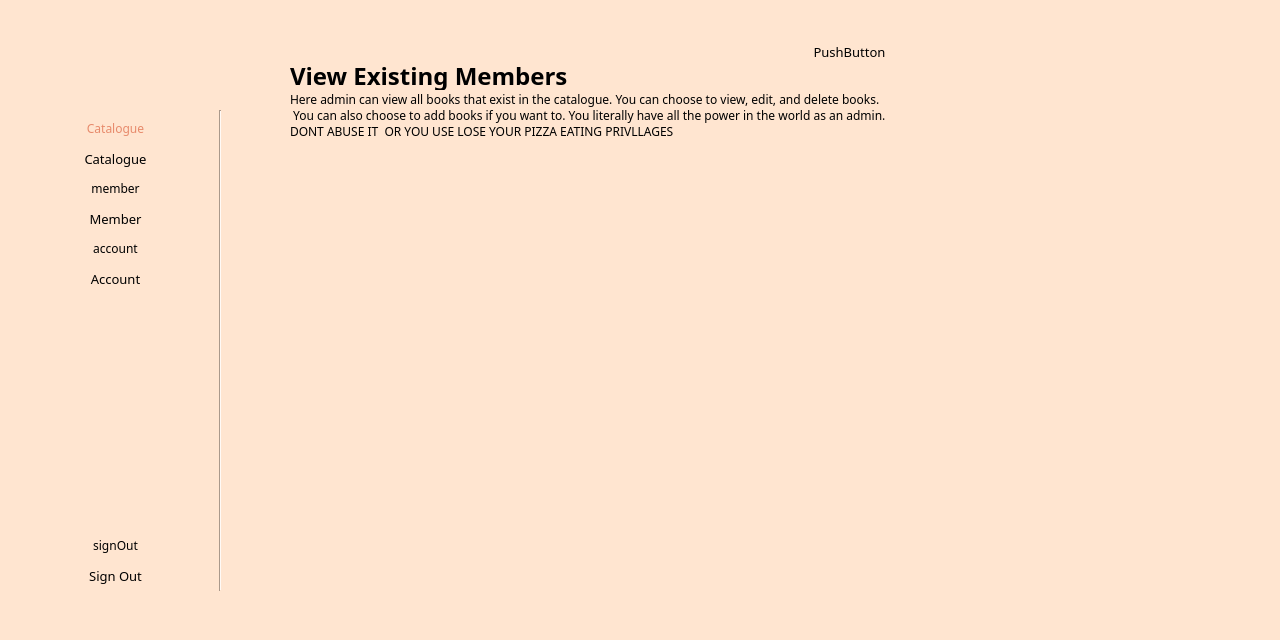
<?xml version="1.0" encoding="UTF-8"?>
<ui version="4.0">
 <class>adminMemberCatalogue</class>
 <widget class="QMainWindow" name="adminMemberCatalogue">
  <property name="geometry">
   <rect>
    <x>0</x>
    <y>0</y>
    <width>1280</width>
    <height>640</height>
   </rect>
  </property>
  <property name="minimumSize">
   <size>
    <width>1280</width>
    <height>640</height>
   </size>
  </property>
  <property name="maximumSize">
   <size>
    <width>1280</width>
    <height>640</height>
   </size>
  </property>
  <property name="windowTitle">
   <string>MainWindow</string>
  </property>
  <widget class="QWidget" name="centralwidget">
   <property name="styleSheet">
    <string notr="true">QWidget{
	background: #FFE5D0;
	font-family: Montserrat;
}

QLineEdit {
	border: 1px solid;
	border-radius: 15px;
	border-color: #e5e5e5;
	background-color: palette(base);
	padding: 0px 5px;
	font-size: 13px;
}

QPushButton {
	border-radius: 15px; 
	font-size: 13px;
	height: 31px; 
}</string>
   </property>
   <widget class="QScrollArea" name="scrollArea">
    <property name="geometry">
     <rect>
      <x>260</x>
      <y>140</y>
      <width>1011</width>
      <height>471</height>
     </rect>
    </property>
    <property name="styleSheet">
     <string notr="true">QScrollArea {
	border: none;
}
</string>
    </property>
    <property name="widgetResizable">
     <bool>true</bool>
    </property>
    <widget class="QWidget" name="scrollAreaWidgetContents">
     <property name="geometry">
      <rect>
       <x>0</x>
       <y>0</y>
       <width>1011</width>
       <height>471</height>
      </rect>
     </property>
     <property name="styleSheet">
      <string notr="true">QWidget {
	background-color: #FFE5D0;
	/*border: none;*/
}

QGridLayout {
	/*border: none;*/
}

QPushButton {
	margin-right: 10px; 
	height: 31px; 
	/*max-width: 100px; */
}
</string>
     </property>
     <layout class="QHBoxLayout" name="horizontalLayout">
      <item>
       <layout class="QGridLayout" name="gridLayout_3"/>
      </item>
     </layout>
    </widget>
   </widget>
   <widget class="QPushButton" name="pushButton">
    <property name="geometry">
     <rect>
      <x>784</x>
      <y>40</y>
      <width>131</width>
      <height>23</height>
     </rect>
    </property>
    <property name="text">
     <string>PushButton</string>
    </property>
   </widget>
   <widget class="QWidget" name="layoutWidget">
    <property name="geometry">
     <rect>
      <x>20</x>
      <y>120</y>
      <width>191</width>
      <height>471</height>
     </rect>
    </property>
    <layout class="QVBoxLayout" name="verticalLayout_2">
     <item>
      <widget class="QLabel" name="catalogueIcon_2">
       <property name="styleSheet">
        <string notr="true">QLabel{
	color: rgb(231, 138, 107);
}</string>
       </property>
       <property name="text">
        <string>Catalogue</string>
       </property>
       <property name="alignment">
        <set>Qt::AlignCenter</set>
       </property>
      </widget>
     </item>
     <item>
      <widget class="QPushButton" name="catalogueBtn_2">
       <property name="styleSheet">
        <string notr="true">QPushButton{
	border-radius:15px;
	font: 14px &quot;Montserrat&quot;;
}

QPushButton:hover {
	text-decoration: underline;
}</string>
       </property>
       <property name="text">
        <string>Catalogue</string>
       </property>
      </widget>
     </item>
     <item>
      <widget class="QLabel" name="memberIcon_2">
       <property name="text">
        <string>member</string>
       </property>
       <property name="alignment">
        <set>Qt::AlignCenter</set>
       </property>
      </widget>
     </item>
     <item>
      <widget class="QPushButton" name="memberBtn_2">
       <property name="styleSheet">
        <string notr="true">QPushButton{
	border-radius:15px;
	font: 14px &quot;Montserrat&quot;;
}

QPushButton:hover {
	text-decoration: underline;
}</string>
       </property>
       <property name="text">
        <string>Member</string>
       </property>
      </widget>
     </item>
     <item>
      <widget class="QLabel" name="accountIcon_2">
       <property name="text">
        <string>account</string>
       </property>
       <property name="alignment">
        <set>Qt::AlignCenter</set>
       </property>
      </widget>
     </item>
     <item>
      <widget class="QPushButton" name="accountBtn_2">
       <property name="styleSheet">
        <string notr="true">QPushButton{
	border-radius:15px;
	font: 14px &quot;Montserrat&quot;;
}

QPushButton:hover {
	text-decoration: underline;
}</string>
       </property>
       <property name="text">
        <string>Account</string>
       </property>
      </widget>
     </item>
     <item>
      <spacer name="verticalSpacer_2">
       <property name="orientation">
        <enum>Qt::Vertical</enum>
       </property>
       <property name="sizeHint" stdset="0">
        <size>
         <width>20</width>
         <height>40</height>
        </size>
       </property>
      </spacer>
     </item>
     <item>
      <widget class="QLabel" name="signoutIcon_2">
       <property name="text">
        <string>signOut</string>
       </property>
       <property name="alignment">
        <set>Qt::AlignCenter</set>
       </property>
      </widget>
     </item>
     <item>
      <widget class="QPushButton" name="signoutBtn_2">
       <property name="styleSheet">
        <string notr="true">QPushButton{
	border-radius:15px;
	font: 14px &quot;Montserrat&quot;;
}

QPushButton:hover {
	text-decoration: underline;
}</string>
       </property>
       <property name="text">
        <string>Sign Out</string>
       </property>
      </widget>
     </item>
    </layout>
   </widget>
   <widget class="QLabel" name="pageDesc">
    <property name="geometry">
     <rect>
      <x>290</x>
      <y>90</y>
      <width>971</width>
      <height>51</height>
     </rect>
    </property>
    <property name="text">
     <string>Here admin can view all books that exist in the catalogue. You can choose to view, edit, and delete books. 
 You can also choose to add books if you want to. You literally have all the power in the world as an admin. 
DONT ABUSE IT  OR YOU USE LOSE YOUR PIZZA EATING PRIVLLAGES</string>
    </property>
   </widget>
   <widget class="Line" name="line">
    <property name="geometry">
     <rect>
      <x>210</x>
      <y>110</y>
      <width>21</width>
      <height>481</height>
     </rect>
    </property>
    <property name="styleSheet">
     <string notr="true">Line{
	color:rgb(221, 46, 68);
}</string>
    </property>
    <property name="orientation">
     <enum>Qt::Vertical</enum>
    </property>
   </widget>
   <widget class="QLabel" name="logoImage">
    <property name="geometry">
     <rect>
      <x>10</x>
      <y>20</y>
      <width>221</width>
      <height>71</height>
     </rect>
    </property>
    <property name="text">
     <string/>
    </property>
    <property name="pixmap">
     <pixmap resource="resources.qrc">:/resources/images/bblLogo.png</pixmap>
    </property>
   </widget>
   <widget class="QLabel" name="pageTitle">
    <property name="geometry">
     <rect>
      <x>290</x>
      <y>50</y>
      <width>331</width>
      <height>51</height>
     </rect>
    </property>
    <property name="styleSheet">
     <string notr="true">QLabel{
	font-size: 24px;
	font-weight: bold;
}</string>
    </property>
    <property name="text">
     <string>View Existing Members</string>
    </property>
   </widget>
   <zorder>scrollArea</zorder>
   <zorder>pushButton</zorder>
   <zorder>layoutWidget</zorder>
   <zorder>line</zorder>
   <zorder>logoImage</zorder>
   <zorder>pageTitle</zorder>
   <zorder>pageDesc</zorder>
  </widget>
  <widget class="QMenuBar" name="menubar">
   <property name="geometry">
    <rect>
     <x>0</x>
     <y>0</y>
     <width>1280</width>
     <height>21</height>
    </rect>
   </property>
  </widget>
 </widget>
 <resources>
  <include location="resources.qrc"/>
 </resources>
 <connections/>
</ui>
